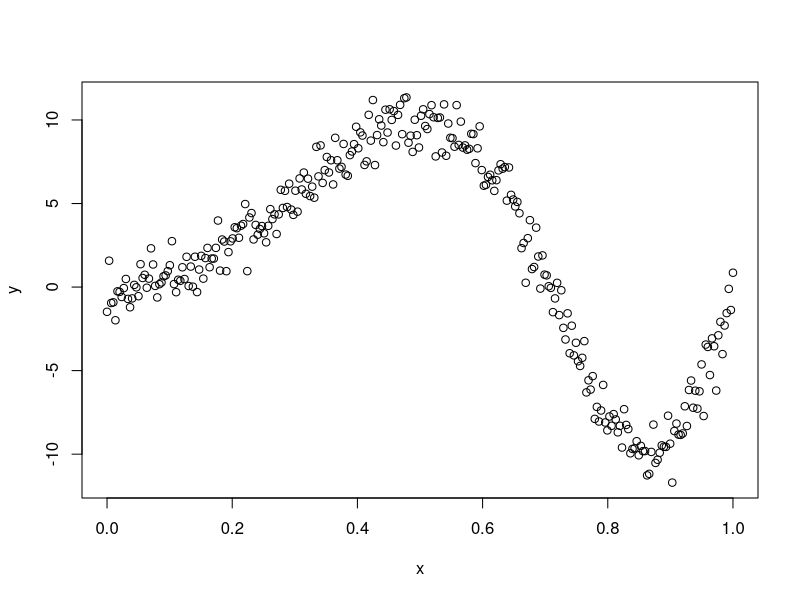
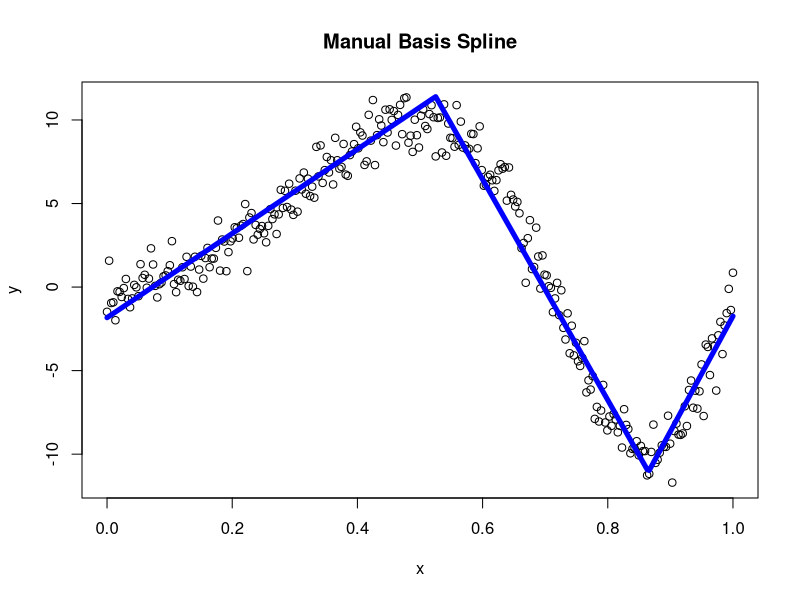
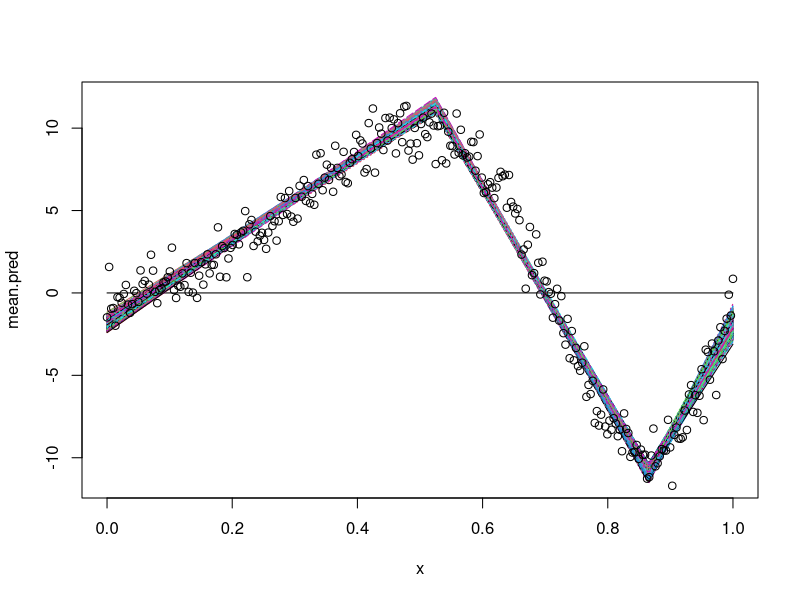
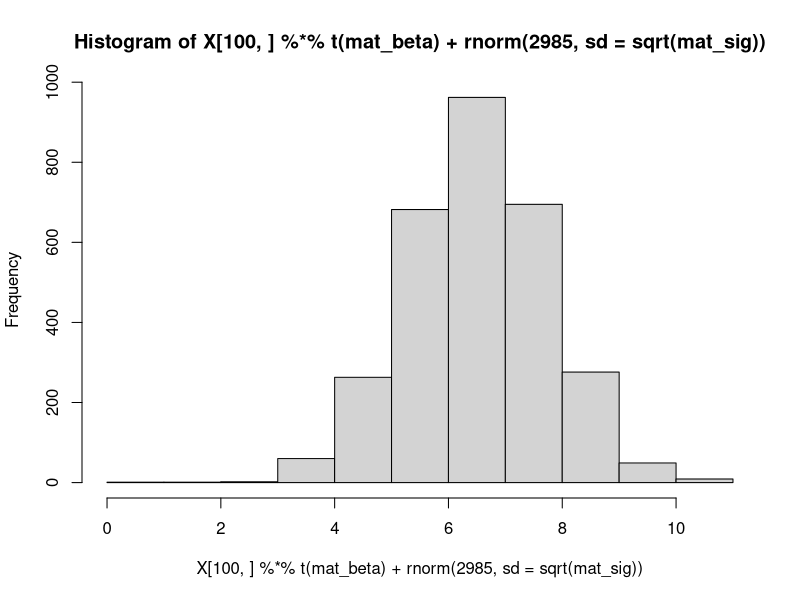
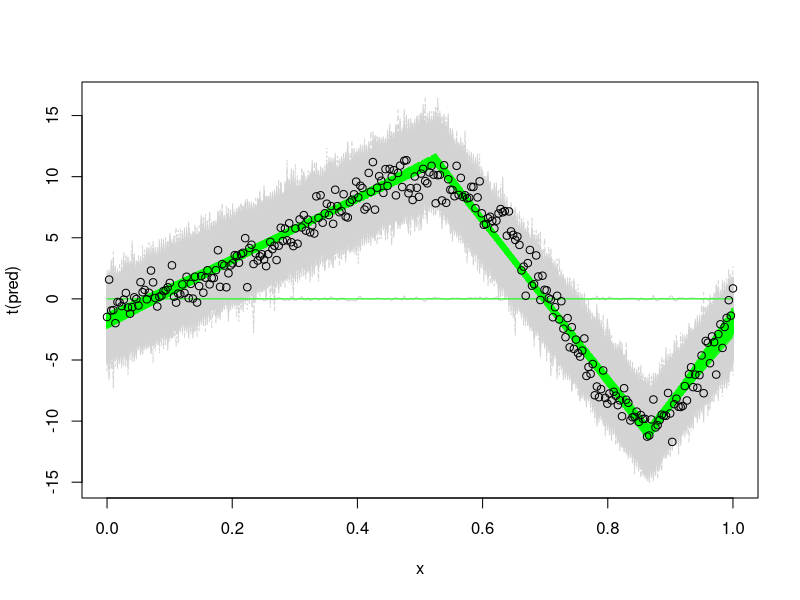
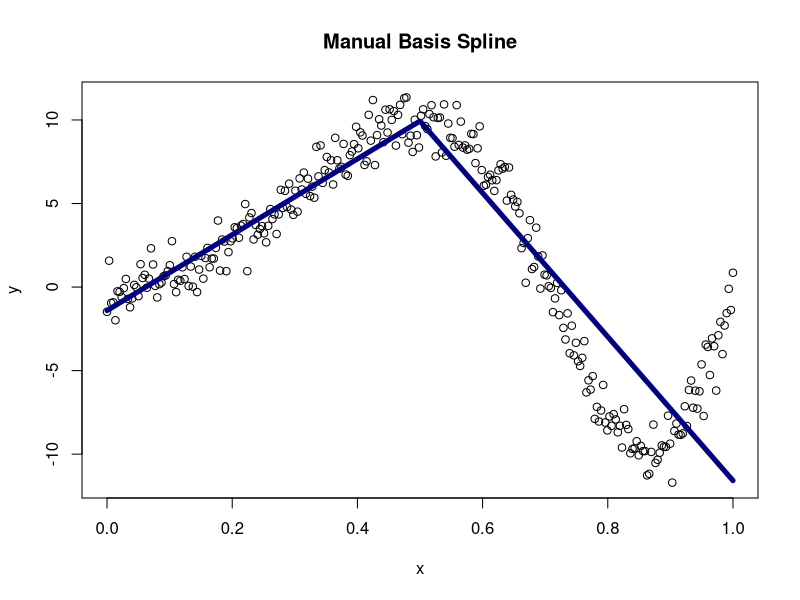
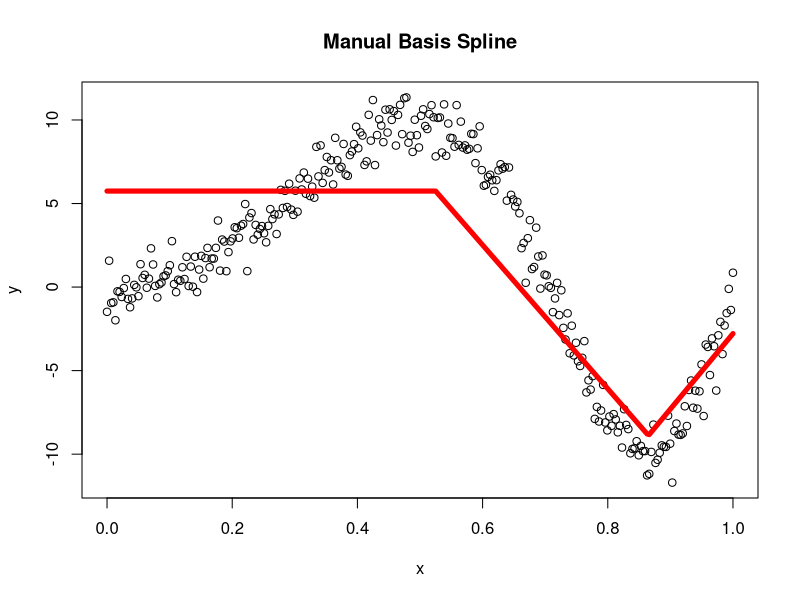
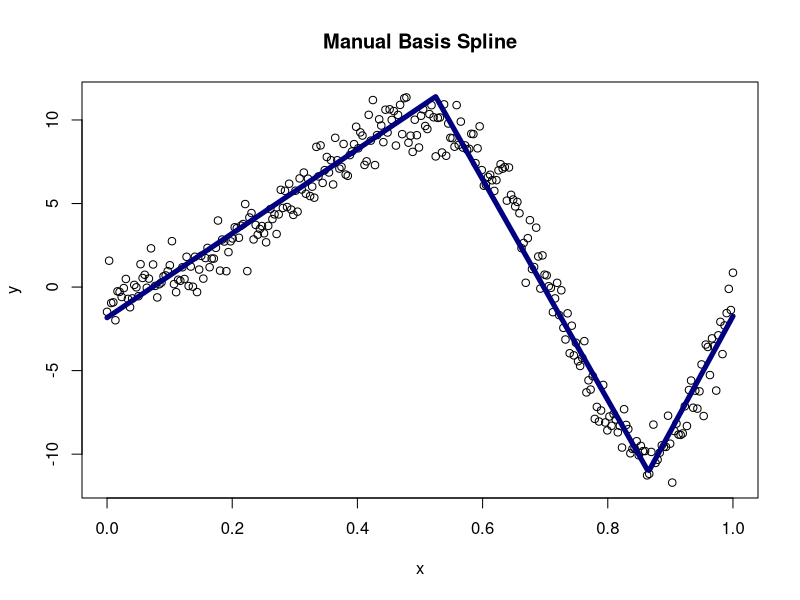

R code for these plots, in order:
## ---- chunk 1
knitr::opts_chunk$set(echo = TRUE)
## ---- chunk 2
set.seed(12)
n<-300
x<-seq(0,1,length.out=n)
y<-sin(2*pi*x^2)*10+rnorm(n)
plot(x,y)
## ---- chunk 3
generate_spline <- function(tvec, y, x, nknot = length(tvec)) {
  s <- sample(c(1), nknot, replace = TRUE)
  Bmat <- matrix(NA, nknot, length(x))
  hs <- Bmat
  
  for(i in 1:nknot) {
    for(j in 1:length(x)) {
      Bmat[i,j] <- max(s[i] * (x[j] - tvec[i]), 0)
    } #creating basis functions
  }
  
  mBmat <- t(Bmat)
  mod <- lm(y ~ mBmat) #use gibbs to sample coefs in bayes
  pred <- predict(mod)
  
  sq <- x
  for(ii in 1:nknot) {
    if(s[i] == 1) {
      hs[ii,] <- sq - tvec[ii]
      hs[ii,][sq < tvec[ii]] <- 0
    }
    else {
      hs[ii,] <- -1*(sq - tvec[ii])
      hs[ii,][sq < tvec[ii]] <- 0
    }
  } #setting x values
  
  plot(x,y, main = "Manual Basis Spline")
  lines(x, pred, type = "l", lwd = 5, col="blue1")
  summary(mod)
}

## ---- chunk 4
tv <- c(0, 0.525, 0.865) #vector of t-values
generate_spline(tv, y = y, x = x)
## ---- chunk 5
library(mvtnorm)

bayes_spline <- function(tvec, y, x, nknot = length(tvec)) {
  s <- sample(c(1), nknot, replace = TRUE)
  Bmat <- matrix(NA, nknot, length(x))
  hs <- Bmat
  
  for(i in 1:nknot) {
    for(j in 1:length(x)) {
      Bmat[i,j] <- max(s[i] * (x[j] - tvec[i]), 0)
    } #creating basis
  } #X Matrix
  
  X <- t(Bmat)
  X <- cbind(1, X)
  
  p_sig <- function(a = 0, b = 0, n = nrow(X), beta) {
    a_term <- a + (n/2)
    b_term <- 0.5 * (2*b + (t(y - (X %*% beta)) %*% (y - (X %*% beta)))) #y, X defined above
    1 / rgamma(1, shape = a_term, rate = b_term)
  }
  
  p_beta <- function(sig_sq, tau_sq = 1000, p = ncol(X)-1) {
    sig <- solve( (1/sig_sq) * (t(X) %*% X) + (1/tau_sq) * diag(p+1) )
    mu <- (1/sig_sq) * sig %*% t(X) %*% y
    rmvnorm(1, mean = mu, sigma = sig)
  }
  
  gibbs <- function(its) {
    mat_beta <- matrix(NA, its, ncol(X))
    mat_sig <- rep(NA, its)
    mat_sig[1] <- 0.01
    mat_beta[1,] <- rep(0, ncol(X))
    for(it in 2:its) {
      mat_beta[it,] <- p_beta(sig_sq = mat_sig[it-1])
      mat_sig[it] <- p_sig(beta = mat_beta[it,])
    }
    list(mat_beta, mat_sig)
  }

  its <- 3000
  a <- gibbs(its = its)
  mat_beta <- a[[1]] #beta values
  mat_sig <- a[[2]] #sig^2 values  
  
  list(mat_beta, mat_sig, X)
}

bayesian <- bayes_spline(c(0, 0.525, 0.865), y = y, x = x)
mat_beta <- bayesian[[1]]
mat_sig <- bayesian[[2]]
X <- bayesian[[3]]
burn <- 1:15
colMeans(mat_beta[-burn,]) #target: -1.83, 25.19, -91.23, 135.03
mean(mat_sig[-burn]) #target: 1.46
## ---- chunk 6
mean.pred <- X %*% t(mat_beta)
matplot(x, mean.pred, type = "l")
points(x,y)
## ---- chunk 7
pred <- t(mean.pred) + rnorm(300*2985,sd=sqrt(mat_sig)) #mean: X %*% beta
hist(X[100,] %*% t(mat_beta) + rnorm(2985,sd=sqrt(mat_sig))) #prediction
matplot(x,t(pred), type='l', col='lightgrey')
matplot(x,mean.pred, type='l', col='green', add=T)
points(x,y)
## ---- chunk 8
t1 <- 0.5 #knot at 0.5
s <- 1
B1 <- rep(NA, length(x))

for(i in 1:length(x)) {
  B1[i] <- max(s * (x[i] - t1), 0)
}
mod <- lm(y ~ x + B1)
summary(mod)

cf <- mod$coefficients
sq <- x
hs <- sq - t1
hs[sq < t1] <- 0
yfit <- cf[1] + cf[2]*x + cf[3]*hs

plot(x,y, main = "Manual Basis Spline")
lines(x, yfit, type = "l", lwd = 5, col="navy")
## ---- chunk 9
t1 <- 0.525 
t2 <- 0.865 
s <- 1
B1 <- rep(NA, length(x))
B2 <- B1

for(i in 1:length(x)) {
  B1[i] <- max(s * (x[i] - t1), 0)
  B2[i] <- max(s * (x[i] - t2), 0)
}
mod <- lm(y ~ B1 + B2)

cf <- mod$coefficients
sq <- x
hs1 <- sq - t1
hs1[sq < t1] <- 0

hs2 <- sq - t2
hs2[sq < t2] <- 0

yfit <- cf[1] + cf[2]*x + cf[3]*hs1 + cf[4]*hs2
yfit2 <- predict(mod) #same thing 

plot(x,y, main = "Manual Basis Spline")
lines(x, yfit2, type = "l", lwd = 5, col="red")
## ---- chunk 10
t1 <- 0 #knot at 0.5
t2 <- 0.525 #another knot at 0.85
t3 <- 0.865
s <- 1
B1 <- rep(NA, length(x))
B3 <- B2 <- B1

for(i in 1:length(x)) {
  B1[i] <- max(s * (x[i] - t1), 0)
  B2[i] <- max(s * (x[i] - t2), 0)
  B3[i] <- max(s * (x[i] - t3), 0)
}
mod <- lm(y ~ B1 + B2 + B3)
summary(mod)

cf <- mod$coefficients
sq <- x

hs1 <- sq - t1
hs1[sq < t1] <- 0

hs2 <- sq - t2
hs2[sq < t2] <- 0

hs3 <- sq - t3
hs3[sq < t3] <- 0

yfit2 <- cf[1] + cf[2]*x + cf[3]*hs1 + cf[4]*hs2 + cf[5]*hs3
yfit <- predict(mod)
plot(x,y, main = "Manual Basis Spline")
lines(x, yfit, type = "l", lwd = 5, col="navy")
## ---- chunk 11
library(splines)
df <- data.frame(y, x)
m2 <- lm(y ~ bs(x, knots = 0.5), data = df)
pred <- predict(m2)

plot(x,y)
lines(x, pred, lwd = 5, col = "green")
## ---- chunk 12
m2 <- lm(y ~ bs(x, knots = 0.8), data = df)
pred <- predict(m2)

plot(x,y)
lines(x, pred, lwd = 5, col = "green")
## ---- chunk 13
m1 <- lm(y ~ bs(x, knots = c(0.525, 0.865)), data = df)
pred <- predict(m1)

plot(x,y)
lines(x, pred, lwd = 5, col = "blue")

## ---- chunk 14
m2 <- lm(y ~ bs(x, knots = seq(0.1,1,by=0.02)), data = df)
pred <- predict(m2)

plot(x,y)
lines(x, pred, lwd = 5, col = "green")
## ---- chunk 15
m3 <- lm(y ~ ns(x, knots = c(0.5, 0.82)), data = df)
pred <- predict(m3)

plot(x,y)
lines(x, pred, lwd = 5, col = "purple")

summary(m1)
